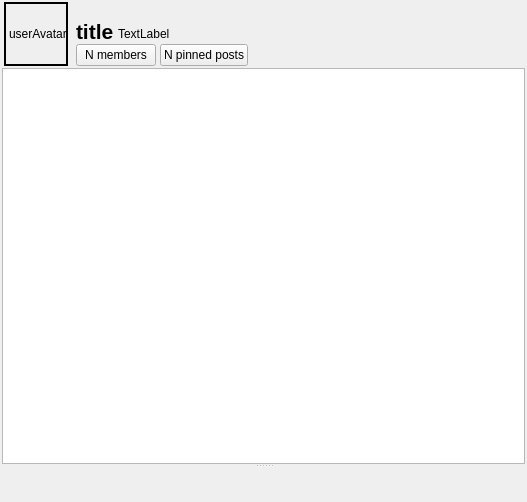
<?xml version="1.0" encoding="UTF-8"?>
<ui version="4.0">
 <class>ChatArea</class>
 <widget class="QWidget" name="ChatArea">
  <property name="geometry">
   <rect>
    <x>0</x>
    <y>0</y>
    <width>527</width>
    <height>502</height>
   </rect>
  </property>
  <property name="windowTitle">
   <string>Form</string>
  </property>
  <layout class="QVBoxLayout" name="verticalLayout">
   <property name="spacing">
    <number>2</number>
   </property>
   <property name="leftMargin">
    <number>2</number>
   </property>
   <property name="topMargin">
    <number>2</number>
   </property>
   <property name="rightMargin">
    <number>2</number>
   </property>
   <property name="bottomMargin">
    <number>2</number>
   </property>
   <item>
    <layout class="QHBoxLayout" name="headerLayout">
     <property name="leftMargin">
      <number>2</number>
     </property>
     <property name="topMargin">
      <number>0</number>
     </property>
     <property name="rightMargin">
      <number>2</number>
     </property>
     <property name="bottomMargin">
      <number>0</number>
     </property>
     <item>
      <widget class="QLabel" name="userAvatar">
       <property name="sizePolicy">
        <sizepolicy hsizetype="Minimum" vsizetype="Minimum">
         <horstretch>0</horstretch>
         <verstretch>0</verstretch>
        </sizepolicy>
       </property>
       <property name="minimumSize">
        <size>
         <width>64</width>
         <height>64</height>
        </size>
       </property>
       <property name="maximumSize">
        <size>
         <width>64</width>
         <height>64</height>
        </size>
       </property>
       <property name="frameShape">
        <enum>QFrame::Box</enum>
       </property>
       <property name="frameShadow">
        <enum>QFrame::Plain</enum>
       </property>
       <property name="lineWidth">
        <number>2</number>
       </property>
       <property name="text">
        <string>userAvatar</string>
       </property>
      </widget>
     </item>
     <item>
      <layout class="QVBoxLayout" name="verticalLayout_2">
       <property name="spacing">
        <number>0</number>
       </property>
       <property name="leftMargin">
        <number>6</number>
       </property>
       <item>
        <layout class="QHBoxLayout" name="titlelLayout">
         <property name="rightMargin">
          <number>0</number>
         </property>
         <item alignment="Qt::AlignBottom">
          <widget class="QLabel" name="titleLabel">
           <property name="sizePolicy">
            <sizepolicy hsizetype="Preferred" vsizetype="Minimum">
             <horstretch>0</horstretch>
             <verstretch>0</verstretch>
            </sizepolicy>
           </property>
           <property name="font">
            <font>
             <pointsize>16</pointsize>
             <weight>75</weight>
             <bold>true</bold>
            </font>
           </property>
           <property name="styleSheet">
            <string notr="true"/>
           </property>
           <property name="frameShape">
            <enum>QFrame::NoFrame</enum>
           </property>
           <property name="frameShadow">
            <enum>QFrame::Plain</enum>
           </property>
           <property name="lineWidth">
            <number>1</number>
           </property>
           <property name="text">
            <string>title</string>
           </property>
          </widget>
         </item>
         <item alignment="Qt::AlignBottom">
          <widget class="QLabel" name="statusLabel">
           <property name="sizePolicy">
            <sizepolicy hsizetype="Preferred" vsizetype="Maximum">
             <horstretch>0</horstretch>
             <verstretch>0</verstretch>
            </sizepolicy>
           </property>
           <property name="styleSheet">
            <string notr="true">padding-left:1px; padding-bottom: 3px</string>
           </property>
           <property name="frameShape">
            <enum>QFrame::NoFrame</enum>
           </property>
           <property name="text">
            <string>TextLabel</string>
           </property>
          </widget>
         </item>
         <item>
          <spacer name="horizontalSpacer">
           <property name="orientation">
            <enum>Qt::Horizontal</enum>
           </property>
           <property name="sizeHint" stdset="0">
            <size>
             <width>40</width>
             <height>20</height>
            </size>
           </property>
          </spacer>
         </item>
        </layout>
       </item>
       <item>
        <layout class="QHBoxLayout" name="propertieslLayout">
         <property name="spacing">
          <number>4</number>
         </property>
         <property name="bottomMargin">
          <number>0</number>
         </property>
         <item>
          <widget class="QPushButton" name="usersButton">
           <property name="text">
            <string>N members</string>
           </property>
           <property name="icon">
            <iconset resource="../../resource.qrc">
             <normaloff>:/img/user-icon.png</normaloff>:/img/user-icon.png</iconset>
           </property>
          </widget>
         </item>
         <item>
          <widget class="QPushButton" name="pinnedPostsButton">
           <property name="text">
            <string>N pinned posts</string>
           </property>
           <property name="icon">
            <iconset resource="../../resource.qrc">
             <normaloff>:/img/pushpin.png</normaloff>:/img/pushpin.png</iconset>
           </property>
          </widget>
         </item>
         <item>
          <spacer name="horizontalSpacer_2">
           <property name="orientation">
            <enum>Qt::Horizontal</enum>
           </property>
           <property name="sizeHint" stdset="0">
            <size>
             <width>40</width>
             <height>20</height>
            </size>
           </property>
          </spacer>
         </item>
        </layout>
       </item>
      </layout>
     </item>
    </layout>
   </item>
   <item>
    <widget class="QSplitter" name="splitter">
     <property name="orientation">
      <enum>Qt::Vertical</enum>
     </property>
     <property name="handleWidth">
      <number>4</number>
     </property>
     <property name="childrenCollapsible">
      <bool>false</bool>
     </property>
     <widget class="Mattermost::PostsListWidget" name="listWidget">
      <property name="sizePolicy">
       <sizepolicy hsizetype="Expanding" vsizetype="Expanding">
        <horstretch>0</horstretch>
        <verstretch>1</verstretch>
       </sizepolicy>
      </property>
      <property name="focusPolicy">
       <enum>Qt::ClickFocus</enum>
      </property>
      <property name="contextMenuPolicy">
       <enum>Qt::CustomContextMenu</enum>
      </property>
      <property name="sizeAdjustPolicy">
       <enum>QAbstractScrollArea::AdjustToContents</enum>
      </property>
      <property name="selectionMode">
       <enum>QAbstractItemView::ContiguousSelection</enum>
      </property>
      <property name="verticalScrollMode">
       <enum>QAbstractItemView::ScrollPerPixel</enum>
      </property>
      <property name="resizeMode">
       <enum>QListView::Adjust</enum>
      </property>
     </widget>
     <widget class="Mattermost::OutgoingPostCreator" name="outgoingPostCreator" native="true"/>
    </widget>
   </item>
   <item>
    <layout class="QVBoxLayout" name="footerLayout">
     <property name="spacing">
      <number>0</number>
     </property>
     <item>
      <widget class="Mattermost::OutgoingPostPanel" name="outgoingPostPanel" native="true"/>
     </item>
    </layout>
   </item>
  </layout>
 </widget>
 <customwidgets>
  <customwidget>
   <class>Mattermost::PostsListWidget</class>
   <extends>QListWidget</extends>
   <header>chat-area/PostsListWidget.h</header>
  </customwidget>
  <customwidget>
   <class>Mattermost::OutgoingPostCreator</class>
   <extends>QWidget</extends>
   <header>chat-area/outgoing-post/OutgoingPostCreator.h</header>
   <container>1</container>
  </customwidget>
  <customwidget>
   <class>Mattermost::OutgoingPostPanel</class>
   <extends>QWidget</extends>
   <header>chat-area/outgoing-post/OutgoingPostPanel.h</header>
   <container>1</container>
  </customwidget>
 </customwidgets>
 <resources>
  <include location="../../resource.qrc"/>
 </resources>
 <connections/>
</ui>
